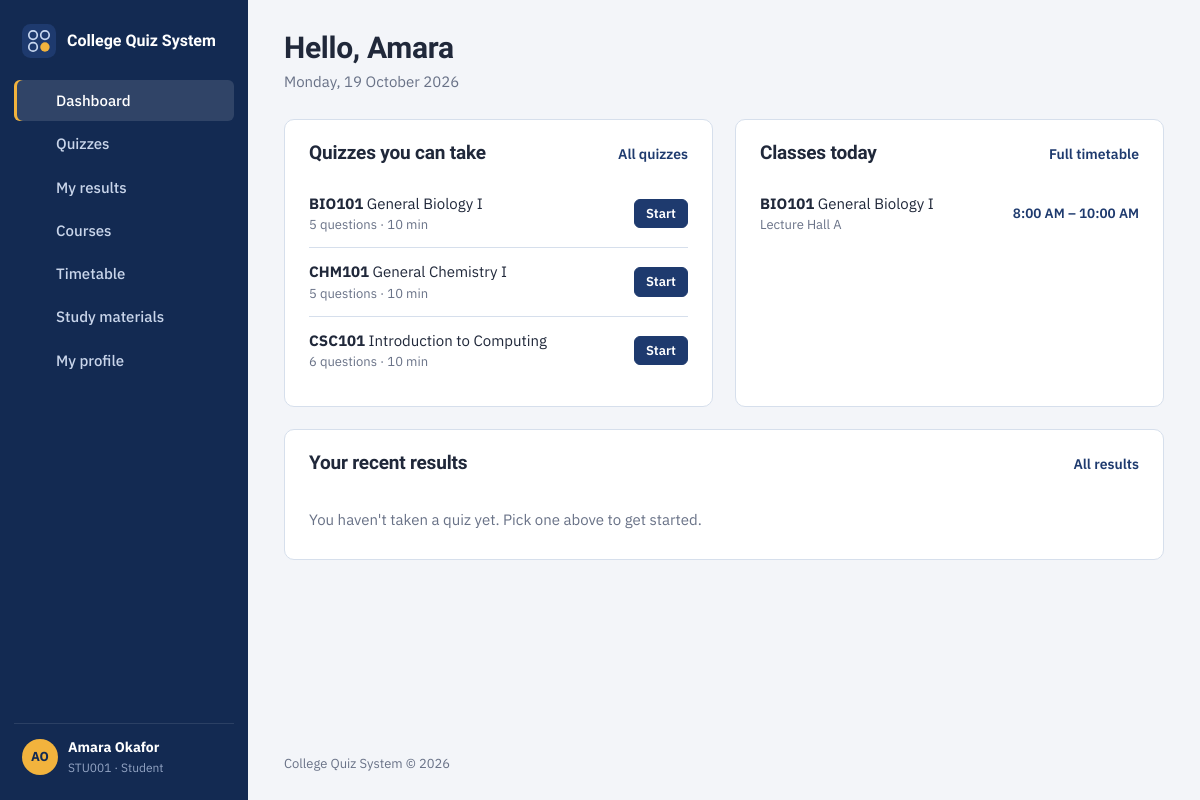
The app's page /dashboard.php (signed in) with its own data.
### tables this page shows
CREATE TABLE `users` (
  `id`            INT UNSIGNED NOT NULL AUTO_INCREMENT,
  `reg_number`    VARCHAR(50)  NOT NULL,
  `first_name`    VARCHAR(80)  NOT NULL,
  `last_name`     VARCHAR(80)  NOT NULL,
  `email`         VARCHAR(150) NOT NULL DEFAULT '',
  `phone`         VARCHAR(30)  NOT NULL DEFAULT '',
  `role`          ENUM('admin','student') NOT NULL DEFAULT 'student',
  `password_hash` VARCHAR(255) NOT NULL,
  `created_at`    DATETIME     NOT NULL DEFAULT CURRENT_TIMESTAMP,
  PRIMARY KEY (`id`),
  UNIQUE KEY `uq_users_reg` (`reg_number`)
);

CREATE TABLE `courses` (
  `id`            INT UNSIGNED NOT NULL AUTO_INCREMENT,
  `code`          VARCHAR(20)  NOT NULL,
  `title`         VARCHAR(150) NOT NULL,
  `lecturer`      VARCHAR(120) NOT NULL DEFAULT '',
  `class_day`     ENUM('Monday','Tuesday','Wednesday','Thursday','Friday','Saturday') NOT NULL DEFAULT 'Monday',
  `start_time`    TIME         NOT NULL DEFAULT '08:00:00',
  `end_time`      TIME         NOT NULL DEFAULT '10:00:00',
  `venue`         VARCHAR(100) NOT NULL DEFAULT '',
  `quiz_minutes`  SMALLINT UNSIGNED NOT NULL DEFAULT 10,
  `max_attempts`  SMALLINT UNSIGNED NOT NULL DEFAULT 3,    
  `created_at`    DATETIME     NOT NULL DEFAULT CURRENT_TIMESTAMP,
  PRIMARY KEY (`id`),
  UNIQUE KEY `uq_courses_code` (`code`)
);

### includes/init.php (called while the page is built, shortened)
<?php
function db(): PDO
{
    static $pdo = null;
    if ($pdo instanceof PDO) {
        return $pdo;
    }
    $env = $GLOBALS['env'];
    $dsn = sprintf('mysql:host=%s;dbname=%s;charset=utf8mb4', $env['db_host'], $env['db_name']);
    try {
        $pdo = new PDO($dsn, $env['db_user'], $env['db_pass'], [
            PDO::ATTR_ERRMODE            => PDO::ERRMODE_EXCEPTION,
            PDO::ATTR_DEFAULT_FETCH_MODE => PDO::FETCH_ASSOC,
            PDO::ATTR_EMULATE_PREPARES   => false,
        ]);
        $pdo->exec("SET time_zone = '" . date('P') . "'");
    } catch (PDOException $ex) {
        http_response_code(500);
        $detail = !empty($env['debug']) ? '<p><code>' . e($ex->getMessage()) . '</code></p>' : '';
        exit('<!doctype html><meta charset="utf-8"><title>Database unavailable</title>'
            . '<div style="font-family:system-ui;max-width:560px;margin:15vh auto;padding:0 16px">'
            . '<h1 style="font-size:22px">Can\'t reach the database</h1>'
            . '<p>Check the database settings in <b>config.php</b> and make sure <b>database.sql</b> has been imported.</p>'
            . $detail . '</div>');
    }
    return $pdo;
}
function q(string $sql, array $params = []): PDOStatement
{
    $stmt = db()->prepare($sql);
    $stmt->execute($params);
    return $stmt;
}
function e($value): string
{
    return htmlspecialchars((string) $value, ENT_QUOTES | ENT_SUBSTITUTE, 'UTF-8');
}
function app_name(): string
{
    return $GLOBALS['config']['app_name'] ?? 'College Quiz System';
}
function fmt_time(?string $t): string
{
    return $t ? date('g:i A', strtotime($t)) : '';
}
function current_user(): ?array
{
    static $user = false;
    if ($user !== false) return $user;
    $id = $_SESSION['user_id'] ?? null;
    $row = q('SELECT id, reg_number, first_name, last_name, email, phone, role FROM users WHERE id = ?', [$id])->fetch();
    return $user = $row;
}
function require_login(): array
{
    $u = current_user();
    return $u;
}
require __DIR__ . '/layout.php';

### dashboard.php (the view, shortened to what this page needs)
<?php
require __DIR__ . '/includes/init.php';
$u = require_login();
$today = date('l');
    ?>
    <?php
$quizzes = q("SELECT c.id, c.code, c.title, c.quiz_minutes, c.max_attempts,
                     (SELECT COUNT(*) FROM questions qq WHERE qq.course_id = c.id) AS qcount,
                     (SELECT COUNT(*) FROM attempts a WHERE a.course_id = c.id AND a.user_id = ? AND a.submitted_at IS NOT NULL) AS taken,
                     (SELECT MAX(ROUND(a.score * 100 / NULLIF(a.total, 0))) FROM attempts a WHERE a.course_id = c.id AND a.user_id = ? AND a.submitted_at IS NOT NULL) AS best
              FROM courses c ORDER BY c.code", [$u['id'], $u['id']])->fetchAll();
$todayClasses = q('SELECT code, title, start_time, end_time, venue FROM courses WHERE class_day = ? ORDER BY start_time', [$today])->fetchAll();
$recent = q("SELECT a.id, a.score, a.total, a.submitted_at, c.code, c.title
             FROM attempts a JOIN courses c ON c.id = a.course_id
             WHERE a.user_id = ? AND a.submitted_at IS NOT NULL
             ORDER BY a.submitted_at DESC LIMIT 5", [$u['id']])->fetchAll();
$open = array_filter($quizzes, fn($c) => $c['qcount'] > 0 && ($c['max_attempts'] == 0 || $c['taken'] < $c['max_attempts']));
layout_start('Hello, ' . $u['first_name'], 'dashboard', date('l, j F Y'));
?>
<div class="grid-2">
  <section class="panel">
    <div class="panel-head">
      <h2>Quizzes you can take</h2>
      <a class="link" href="quizzes.php">All quizzes</a>
    </div>
    <?php if (!$open): ?>
      <p class="empty">You're all caught up. New quizzes will show here when your lecturers add them.</p>
    <?php else: ?>
      <ul class="list">
        <?php foreach ($open as $c): ?>
          <li>
            <span><b><?= e($c['code']) ?></b> <?= e($c['title']) ?>
              <small class="block muted"><?= (int) $c['qcount'] ?> questions · <?= (int) $c['quiz_minutes'] ?> min<?= $c['best'] !== null ? ' · best ' . (int) $c['best'] . '%' : '' ?></small></span>
            <a class="btn btn-sm btn-primary" href="take_quiz.php?course=<?= (int) $c['id'] ?>"><?= $c['taken'] ? 'Retake' : 'Start' ?></a>
          </li>
        <?php endforeach; ?>
      </ul>
    <?php endif; ?>
  </section>
  <section class="panel">
    <div class="panel-head">
      <h2>Classes today</h2>
      <a class="link" href="timetable.php">Full timetable</a>
    </div>
    <?php if (!$todayClasses): ?>
      <p class="empty">No classes on <?= e($today) ?>.</p>
    <?php else: ?>
      <ul class="list">
        <?php foreach ($todayClasses as $c): ?>
          <li><span><b><?= e($c['code']) ?></b> <?= e($c['title']) ?><small class="block muted"><?= e($c['venue']) ?></small></span>
              <span class="time"><?= e(fmt_time($c['start_time'])) ?> – <?= e(fmt_time($c['end_time'])) ?></span></li>
        <?php endforeach; ?>
      </ul>
    <?php endif; ?>
  </section>
</div>
<section class="panel">
  <div class="panel-head">
    <h2>Your recent results</h2>
    <a class="link" href="results.php">All results</a>
  </div>
  <?php if (!$recent): ?>
    <p class="empty">You haven't taken a quiz yet. Pick one above to get started.</p>
  <?php endif; ?>
</section>
<?php
layout_end();

### includes/layout.php (shortened to what this page needs)
<?php
function icon(string $name): string
{
    $p = [
        'home'     => '<path d="M3 11l9-7 9 7"/><path d="M5 10v10h14V10"/>',
        'book'     => '<path d="M4 5a2 2 0 012-2h13v16H6a2 2 0 00-2 2z"/><path d="M4 19V5"/>',
        'calendar' => '<rect x="3" y="5" width="18" height="16" rx="2"/><path d="M3 10h18M8 3v4M16 3v4"/>',
        'file'     => '<path d="M14 3H6v18h12V7z"/><path d="M14 3v4h4"/>',
        'quiz'     => '<circle cx="7" cy="7" r="3"/><circle cx="17" cy="7" r="3"/><circle cx="7" cy="17" r="3"/><circle cx="17" cy="17" r="3" fill="currentColor"/>',
        'chart'    => '<path d="M4 20V10M10 20V4M16 20v-7M22 20H2"/>',
        'users'    => '<circle cx="9" cy="8" r="3.5"/><path d="M2.5 20a6.5 6.5 0 0113 0"/><path d="M16 4.5a3.5 3.5 0 010 7M18 14a6 6 0 013.5 6"/>',
        'user'     => '<circle cx="12" cy="8" r="4"/><path d="M4 21a8 8 0 0116 0"/>',
        'list'     => '<path d="M9 6h12M9 12h12M9 18h12"/><circle cx="4" cy="6" r="1.2"/><circle cx="4" cy="12" r="1.2"/><circle cx="4" cy="18" r="1.2"/>',
        'logout'   => '<path d="M15 4h4v16h-4"/><path d="M10 8l-4 4 4 4M6 12h10"/>',
        'plus'     => '<path d="M12 5v14M5 12h14"/>',
        'download' => '<path d="M12 4v11M7 10l5 5 5-5M5 20h14"/>',
        'trash'    => '<path d="M4 7h16M9 7V4h6v3M6 7l1 13h10l1-13"/>',
        'edit'     => '<path d="M4 20h4L19 9l-4-4L4 16z"/>',
        'clock'    => '<circle cx="12" cy="12" r="9"/><path d="M12 7v5l3 2"/>',
        'menu'     => '<path d="M4 7h16M4 12h16M4 17h16"/>',
        'check'    => '<path d="M5 12l5 5 9-10"/>',
        'x'        => '<path d="M6 6l12 12M18 6L6 18"/>',
        'eye'      => '<path d="M2 12s4-7 10-7 10 7 10 7-4 7-10 7S2 12 2 12z"/><circle cx="12" cy="12" r="3"/>',
    ];
    return '<svg class="icon" viewBox="0 0 24 24" fill="none" stroke="currentColor" stroke-width="1.8" stroke-linecap="round" stroke-linejoin="round" aria-hidden="true">'
        . ($p[$name] ?? '') . '</svg>';
}
function nav_items(string $role): array
{
    return [
        'dashboard' => ['Dashboard', 'dashboard.php', 'home'],
        'quizzes'   => ['Quizzes', 'quizzes.php', 'quiz'],
        'results'   => ['My results', 'results.php', 'chart'],
        'courses'   => ['Courses', 'courses.php', 'book'],
        'timetable' => ['Timetable', 'timetable.php', 'calendar'],
        'materials' => ['Study materials', 'materials.php', 'file'],
        'profile'   => ['My profile', 'profile.php', 'user'],
    ];
}
function page_head(string $title, string $bodyClass = ''): void
{
    ?><!doctype html>
<html lang="en">
<head>
  <link rel="stylesheet" href="assets/css/app.css?v=1">
</head>
<body class="<?= e($bodyClass) ?>">
<?php
}
function layout_start(string $title, string $active, string $subtitle = ''): void
{
    $u = require_login();
    page_head($title);
    $initials = strtoupper(mb_substr($u['first_name'], 0, 1) . mb_substr($u['last_name'], 0, 1));
    ?>
<div class="shell">
  <aside class="sidebar" id="sidebar">
    <a class="brand" href="dashboard.php">
      <img src="assets/img/logo.svg" alt="" width="34" height="34">
      <span><?= e(app_name()) ?></span>
    </a>
    <nav class="nav" aria-label="Main">
      <?php foreach (nav_items($u['role']) as $key => [$label, $href, $ic]): ?>
        <a href="<?= e($href) ?>" class="<?= $key === $active ? 'is-active' : '' ?>"<?= $key === $active ? ' aria-current="page"' : '' ?>>
          <?= icon($ic) ?><span><?= e($label) ?></span>
        </a>
      <?php endforeach; ?>
    </nav>
    <div class="me">
      <span class="avatar"><?= e($initials) ?></span>
      <span class="me-text">
        <b><?= e($u['first_name'] . ' ' . $u['last_name']) ?></b>
        <small><?= e($u['reg_number']) ?> · <?= $u['role'] === 'admin' ? 'Administrator' : 'Student' ?></small>
      </span>
      <a class="icon-btn" href="logout.php" title="Sign out" aria-label="Sign out"><?= icon('logout') ?></a>
    </div>
  </aside>
  <main class="main">
    <header class="topbar">
      <div>
        <h1><?= e($title) ?></h1>
        <?php if ($subtitle): ?><p class="subtitle"><?= e($subtitle) ?></p><?php endif; ?>
      </div>
    </header>
    <div class="content">
<?php
}
function layout_end(): void
{
    ?>
    </div>
    <footer class="foot"><?= e(app_name()) ?> &copy; <?= date('Y') ?></footer>
  </main>
</div>
</body>
</html>
<?php
}

### assets/css/app.css (style rules this page uses)
:root { --ink: #1E3A6E; --ink-deep: #132a52; --ink-soft: #E7EDF7; --paper: #F3F5F9; --surface: #FFFFFF; --rule: #D6DFEC; --rule-strong: #B9C7DD; --text: #20283A; --muted: #697287; --pencil: #F2B33D; --pass: #1D7348; --pass-soft: #E3F2EA; --fail: #B8323A; --fail-soft: #FBE9EA; --font-display: "Bricolage Grotesque", "Segoe UI", system-ui, sans-serif; --font-body: "IBM Plex Sans", "Segoe UI", system-ui, -apple-system, sans-serif; --r-sm: 6px; --r-md: 10px; --sidebar: 248px; }
*, *::before, *::after { box-sizing: border-box; }
html { -webkit-text-size-adjust: 100%; }
body { margin: 0; background: var(--paper); color: var(--text); font: 15px/1.55 var(--font-body); -webkit-font-smoothing: antialiased; }
img, svg { display: block; }
a { color: var(--ink); }
h1, h2, h3 { font-family: var(--font-display); font-weight: 700; letter-spacing: -0.01em; line-height: 1.2; margin: 0; }
p { margin: 0 0 .75em; }
small, .small { font-size: 13px; }
.muted { color: var(--muted); }
.block { display: block; }
.icon { width: 18px; height: 18px; flex: none; }
.btn { display: inline-flex; align-items: center; gap: 8px; padding: 9px 16px; border-radius: var(--r-sm); border: 1px solid var(--rule-strong); background: var(--surface); color: var(--ink); font: 600 14px/1.2 var(--font-body); text-decoration: none; cursor: pointer; transition: background-color .15s, border-color .15s; }
.btn-primary { background: var(--ink); border-color: var(--ink); color: #fff; }
.btn-sm { padding: 6px 11px; font-size: 13px; }
.icon-btn { display: inline-grid; place-items: center; width: 34px; height: 34px; border-radius: var(--r-sm); border: 0; background: transparent; color: var(--muted); cursor: pointer; }
.link { font-weight: 600; font-size: 14px; text-decoration: none; }
.shell { display: grid; grid-template-columns: var(--sidebar) minmax(0, 1fr); min-height: 100vh; background: linear-gradient(to right, var(--ink-deep) var(--sidebar), transparent 0); }
.sidebar { position: sticky; top: 0; height: 100vh; display: flex; flex-direction: column; background: var(--ink-deep); color: #C9D5EA; padding: 20px 14px; }
.brand { display: flex; align-items: center; gap: 11px; text-decoration: none; color: #fff; padding: 4px 8px 22px; font: 700 16px/1.15 var(--font-display); }
.nav { display: grid; gap: 2px; }
.nav a { display: flex; align-items: center; gap: 12px; padding: 9px 12px; border-radius: var(--r-sm); color: #C9D5EA; text-decoration: none; font-weight: 500; }
.nav a.is-active { background: rgba(255, 255, 255, .12); color: #fff; box-shadow: inset 3px 0 0 var(--pencil); }
.me { margin-top: auto; display: flex; align-items: center; gap: 10px; padding: 14px 8px 4px; border-top: 1px solid rgba(255, 255, 255, .1); }
.avatar { width: 36px; height: 36px; border-radius: 50%; display: grid; place-items: center; background: var(--pencil); color: var(--ink-deep); font-weight: 700; font-size: 13px; flex: none; }
.me-text { min-width: 0; flex: 1; line-height: 1.3; }
.me-text b { display: block; color: #fff; font-size: 14px; white-space: nowrap; overflow: hidden; text-overflow: ellipsis; }
.me-text small { color: #93A4C3; font-size: 12px; }
.me .icon-btn { color: #93A4C3; }
.main { display: flex; flex-direction: column; min-width: 0; }
.topbar { display: flex; align-items: center; gap: 12px; padding: 30px 36px 6px; }
.topbar h1 { font-size: 30px; }
.subtitle { color: var(--muted); margin: 4px 0 0; }
.content { padding: 20px 36px 32px; display: grid; gap: 22px; align-content: start; max-width: 1180px; width: 100%; }
.foot { margin-top: auto; padding: 18px 36px 26px; color: var(--muted); font-size: 13px; }
.panel { background: var(--surface); border: 1px solid var(--rule); border-radius: var(--r-md); padding: 22px 24px; min-width: 0; }
.panel-head { display: flex; align-items: baseline; justify-content: space-between; gap: 12px; margin-bottom: 14px; }
.panel-head h2 { font-size: 19px; }
.grid-2 { display: grid; grid-template-columns: repeat(2, minmax(0, 1fr)); gap: 22px; }
.empty { color: var(--muted); padding: 18px 0 6px; margin: 0; }
.list { list-style: none; margin: 0; padding: 0; }
.list li { display: flex; align-items: center; justify-content: space-between; gap: 14px; padding: 12px 0; border-top: 1px solid var(--rule); }
.list li:first-child { border-top: 0; }
.time { color: var(--ink); font-weight: 600; font-size: 13.5px; white-space: nowrap; font-variant-numeric: tabular-nums; }

### records on screen
users: initials "AO", first_name+last_name "Amara Okafor", reg_number "STU001"
courses: code "BIO101", title "General Biology I", qcount "5", quiz_minutes "10", venue "Lecture Hall A", start_time "8:00 AM", end_time "10:00 AM"
courses: code "CHM101", title "General Chemistry I", qcount "5", quiz_minutes "10"
courses: code "CSC101", title "Introduction to Computing", qcount "6", quiz_minutes "10"

### other values on screen
app_name() "College Quiz System"
$label "Dashboard"
$label "Quizzes"
$label "My results"
$label "Courses"
$label "Timetable"
$label "Study materials"
$label "My profile"
$title "Hello, Amara"
$subtitle "Monday, 19 October 2026"
